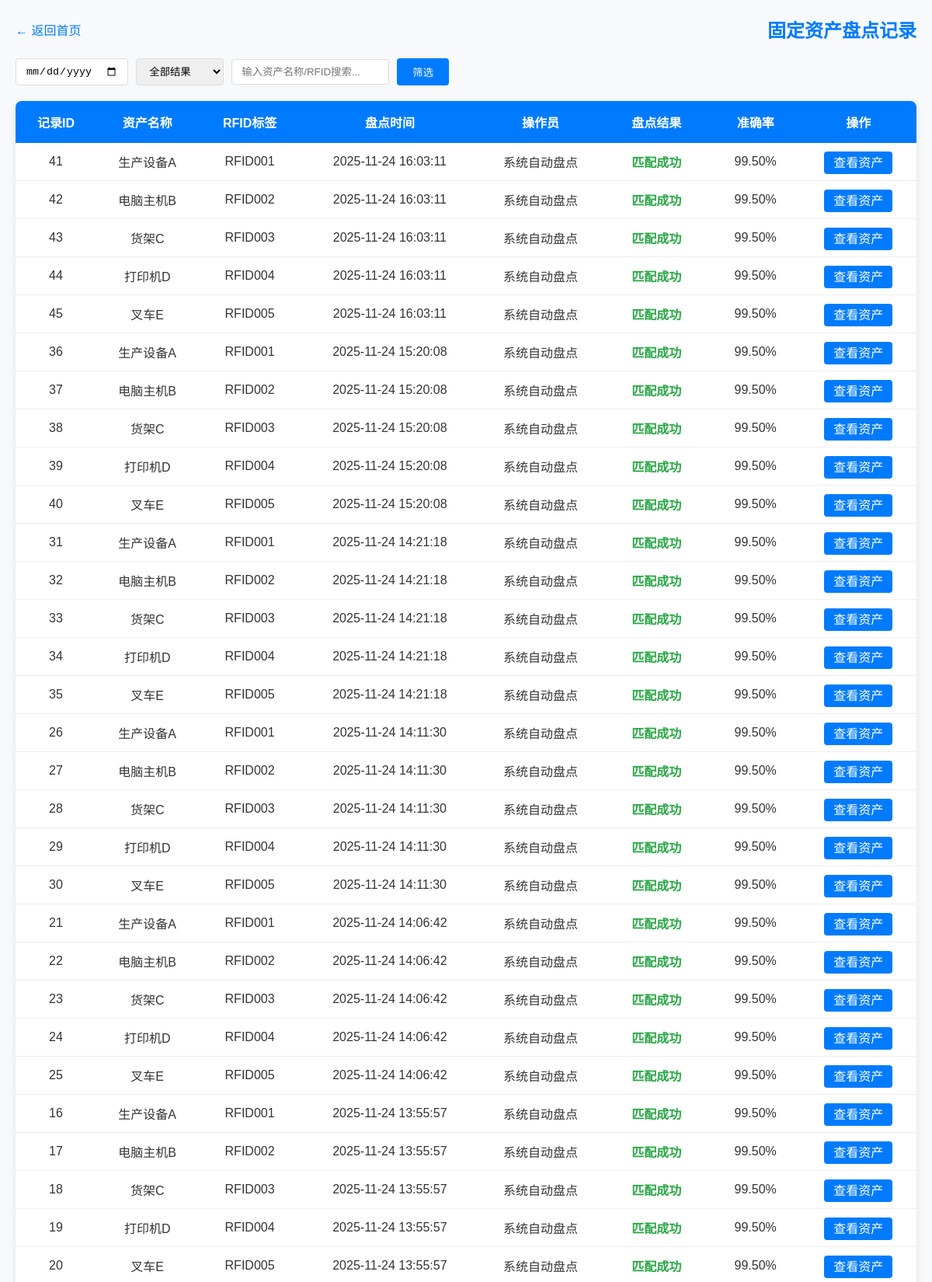
/inventory/records (upper part), run on the app's committed database.
### tables this page shows
CREATE TABLE inventory_records
                 (id INTEGER PRIMARY KEY AUTOINCREMENT,
                  asset_id INTEGER,
                  inventory_time DATETIME,
                  operator TEXT,
                  result TEXT,
                  accuracy REAL,
                  FOREIGN KEY(asset_id) REFERENCES assets(id));

CREATE TABLE assets
                 (id INTEGER PRIMARY KEY AUTOINCREMENT,
                  name TEXT NOT NULL,
                  type TEXT NOT NULL,
                  location TEXT NOT NULL,
                  status TEXT NOT NULL,
                  rfid_tag TEXT UNIQUE NOT NULL,
                  purchase_date DATE,
                  last_inventory DATE,
                  utilization_rate REAL,
                  model_url TEXT DEFAULT 'https://via.placeholder.com/150');

### app.py (the view)
@app.route('/inventory/records')
def inventory_records():
    conn = get_db_connection()
    c = conn.cursor()
    c.execute('''SELECT ir.id, a.name, a.rfid_tag, ir.inventory_time, ir.operator, ir.result, ir.accuracy
        FROM inventory_records ir JOIN assets a ON ir.asset_id = a.id ORDER BY ir.inventory_time DESC''')
    records = c.fetchall()
    conn.close()
    records_dict = []
    for record in records:
        records_dict.append({
            "id": record[0], "asset_name": record[1], "rfid_tag": record[2],
            "inventory_time": record[3], "operator": record[4], "result": record[5], "accuracy": record[6]
        })
    return render_template('inventory_records.html', records=records_dict)

### app.py (called while the page is built)
def get_db_connection():
    conn = sqlite3.connect('asset_inventory.db')
    conn.row_factory = None
    return conn

### templates/inventory_records.html (shortened to what this page needs)
<!DOCTYPE html>
<html lang="zh-CN">
<head>
</head>
<body>
    <div class="container">
        <div class="header">
            <div class="back"><a href="/">← 返回首页</a></div>
            <h2 class="title">固定资产盘点记录</h2>
        </div>
        <div class="filter-box">
            <input type="date" placeholder="选择盘点日期">
            <select>
                <option value="">全部结果</option>
            </select>
            <input type="text" placeholder="输入资产名称/RFID搜索...">
            <button>筛选</button>
        </div>
        <table class="record-table">
            <thead>
                <tr>
                    <th>记录ID</th>
                    <th>资产名称</th>
                    <th>RFID标签</th>
                    <th>盘点时间</th>
                    <th>操作员</th>
                    <th>盘点结果</th>
                    <th>准确率</th>
                    <th>操作</th>
                </tr>
            </thead>
            <tbody>
                {% for record in records %}
                <tr>
                    <td>{{ record.id }}</td>
                    <td>{{ record.asset_name }}</td>
                    <td>{{ record.rfid_tag }}</td>
                    <td>{{ record.inventory_time }}</td>
                    <td>{{ record.operator }}</td>
                    <td>
                        {% if record.result == '匹配成功' %}
                        <span class="result-success">{{ record.result }}</span>
                        {% else %}
                        <span class="result-fail">{{ record.result }}</span>
                        {% endif %}
                    </td>
                    <td>{{ "%.2f%%"|format(record.accuracy*100) }}</td>
                    <td>
                        <a href="/assets/{{ record.asset_id }}" class="btn" style="padding: 6px 12px; background: #007bff; color: white; border-radius: 4px; text-decoration: none;">查看资产</a>
                    </td>
                </tr>
                {% endfor %}
            </tbody>
        </table>
    </div>
</body>
</html>

### templates/inventory_records.html (style rules this page uses)
* { margin: 0; padding: 0; box-sizing: border-box; }
body { font-family: 'Microsoft YaHei', sans-serif; color: #333; background: #f8f9fa; }
.container { width: 1200px; margin: 0 auto; padding: 20px; }
.header { display: flex; justify-content: space-between; align-items: center; margin-bottom: 20px; }
.back a { text-decoration: none; color: #007bff; font-size: 16px; }
.title { color: #007bff; font-size: 24px; }
.filter-box { margin-bottom: 20px; display: flex; gap: 10px; align-items: center; }
.filter-box input, .filter-box select { padding: 8px 12px; border: 1px solid #ddd; border-radius: 4px; }
.filter-box button { padding: 8px 20px; background: #007bff; color: white; border: none; border-radius: 4px; cursor: pointer; }
.record-table { width: 100%; border-collapse: collapse; background: white; border-radius: 8px; overflow: hidden; box-shadow: 0 2px 10px rgba(0,0,0,0.1); }
.record-table th { background: #007bff; color: white; padding: 15px; text-align: center; font-size: 16px; }
.record-table td { padding: 12px; text-align: center; border-bottom: 1px solid #eee; }
.result-success { color: #28a745; font-weight: bold; }

### data on the page
inventory_records: id "41", asset_name "生产设备A", rfid_tag "RFID001", inventory_time "2025-11-24 16:03:11", operator "系统自动盘点", result "匹配成功", record.accuracy*100 "99.50%"
inventory_records: id "42", asset_name "电脑主机B", rfid_tag "RFID002", inventory_time "2025-11-24 16:03:11", operator "系统自动盘点", result "匹配成功", record.accuracy*100 "99.50%"
inventory_records: id "43", asset_name "货架C", rfid_tag "RFID003", inventory_time "2025-11-24 16:03:11", operator "系统自动盘点", result "匹配成功", record.accuracy*100 "99.50%"
inventory_records: id "44", asset_name "打印机D", rfid_tag "RFID004", inventory_time "2025-11-24 16:03:11", operator "系统自动盘点", result "匹配成功", record.accuracy*100 "99.50%"
inventory_records: id "45", asset_name "叉车E", rfid_tag "RFID005", inventory_time "2025-11-24 16:03:11", operator "系统自动盘点", result "匹配成功", record.accuracy*100 "99.50%"
inventory_records: id "36", asset_name "生产设备A", rfid_tag "RFID001", inventory_time "2025-11-24 15:20:08", operator "系统自动盘点", result "匹配成功", record.accuracy*100 "99.50%"
inventory_records: id "37", asset_name "电脑主机B", rfid_tag "RFID002", inventory_time "2025-11-24 15:20:08", operator "系统自动盘点", result "匹配成功", record.accuracy*100 "99.50%"
inventory_records: id "38", asset_name "货架C", rfid_tag "RFID003", inventory_time "2025-11-24 15:20:08", operator "系统自动盘点", result "匹配成功", record.accuracy*100 "99.50%"
inventory_records: id "39", asset_name "打印机D", rfid_tag "RFID004", inventory_time "2025-11-24 15:20:08", operator "系统自动盘点", result "匹配成功", record.accuracy*100 "99.50%"
inventory_records: id "40", asset_name "叉车E", rfid_tag "RFID005", inventory_time "2025-11-24 15:20:08", operator "系统自动盘点", result "匹配成功", record.accuracy*100 "99.50%"
inventory_records: id "31", asset_name "生产设备A", rfid_tag "RFID001", inventory_time "2025-11-24 14:21:18", operator "系统自动盘点", result "匹配成功", record.accuracy*100 "99.50%"
inventory_records: id "32", asset_name "电脑主机B", rfid_tag "RFID002", inventory_time "2025-11-24 14:21:18", operator "系统自动盘点", result "匹配成功", record.accuracy*100 "99.50%"
inventory_records: id "33", asset_name "货架C", rfid_tag "RFID003", inventory_time "2025-11-24 14:21:18", operator "系统自动盘点", result "匹配成功", record.accuracy*100 "99.50%"
inventory_records: id "34", asset_name "打印机D", rfid_tag "RFID004", inventory_time "2025-11-24 14:21:18", operator "系统自动盘点", result "匹配成功", record.accuracy*100 "99.50%"
inventory_records: id "35", asset_name "叉车E", rfid_tag "RFID005", inventory_time "2025-11-24 14:21:18", operator "系统自动盘点", result "匹配成功", record.accuracy*100 "99.50%"
inventory_records: id "26", asset_name "生产设备A", rfid_tag "RFID001", inventory_time "2025-11-24 14:11:30", operator "系统自动盘点", result "匹配成功", record.accuracy*100 "99.50%"
inventory_records: id "27", asset_name "电脑主机B", rfid_tag "RFID002", inventory_time "2025-11-24 14:11:30", operator "系统自动盘点", result "匹配成功", record.accuracy*100 "99.50%"
inventory_records: id "28", asset_name "货架C", rfid_tag "RFID003", inventory_time "2025-11-24 14:11:30", operator "系统自动盘点", result "匹配成功", record.accuracy*100 "99.50%"
inventory_records: id "29", asset_name "打印机D", rfid_tag "RFID004", inventory_time "2025-11-24 14:11:30", operator "系统自动盘点", result "匹配成功", record.accuracy*100 "99.50%"
inventory_records: id "30", asset_name "叉车E", rfid_tag "RFID005", inventory_time "2025-11-24 14:11:30", operator "系统自动盘点", result "匹配成功", record.accuracy*100 "99.50%"
inventory_records: id "21", asset_name "生产设备A", rfid_tag "RFID001", inventory_time "2025-11-24 14:06:42", operator "系统自动盘点", result "匹配成功", record.accuracy*100 "99.50%"
inventory_records: id "22", asset_name "电脑主机B", rfid_tag "RFID002", inventory_time "2025-11-24 14:06:42", operator "系统自动盘点", result "匹配成功", record.accuracy*100 "99.50%"
inventory_records: id "23", asset_name "货架C", rfid_tag "RFID003", inventory_time "2025-11-24 14:06:42", operator "系统自动盘点", result "匹配成功", record.accuracy*100 "99.50%"
inventory_records: id "24", asset_name "打印机D", rfid_tag "RFID004", inventory_time "2025-11-24 14:06:42", operator "系统自动盘点", result "匹配成功", record.accuracy*100 "99.50%"
inventory_records: id "25", asset_name "叉车E", rfid_tag "RFID005", inventory_time "2025-11-24 14:06:42", operator "系统自动盘点", result "匹配成功", record.accuracy*100 "99.50%"
inventory_records: id "16", asset_name "生产设备A", rfid_tag "RFID001", inventory_time "2025-11-24 13:55:57", operator "系统自动盘点", result "匹配成功", record.accuracy*100 "99.50%"
inventory_records: id "17", asset_name "电脑主机B", rfid_tag "RFID002", inventory_time "2025-11-24 13:55:57", operator "系统自动盘点", result "匹配成功", record.accuracy*100 "99.50%"
inventory_records: id "18", asset_name "货架C", rfid_tag "RFID003", inventory_time "2025-11-24 13:55:57", operator "系统自动盘点", result "匹配成功", record.accuracy*100 "99.50%"
inventory_records: id "19", asset_name "打印机D", rfid_tag "RFID004", inventory_time "2025-11-24 13:55:57", operator "系统自动盘点", result "匹配成功", record.accuracy*100 "99.50%"
inventory_records: id "20", asset_name "叉车E", rfid_tag "RFID005", inventory_time "2025-11-24 13:55:57", operator "系统自动盘点", result "匹配成功", record.accuracy*100 "99.50%"
